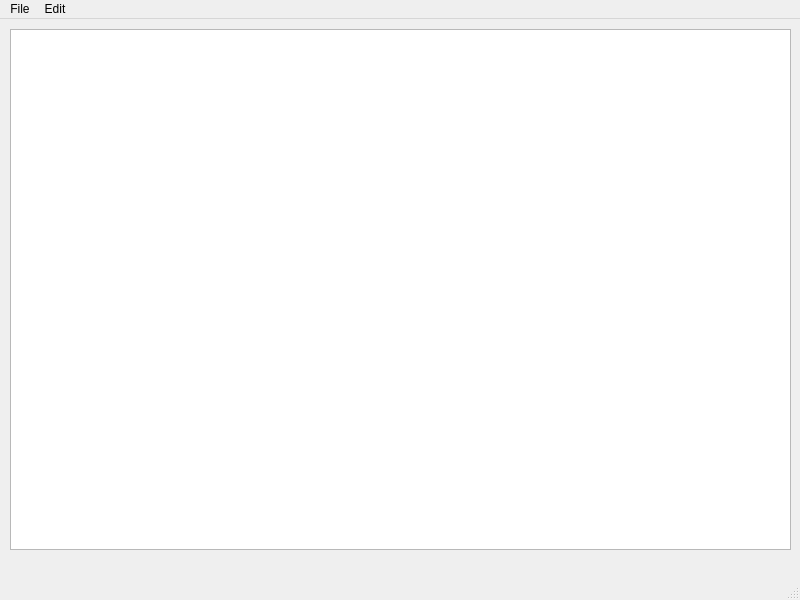
<?xml version="1.0" encoding="UTF-8"?>
<ui version="4.0">
 <class>MainWindow</class>
 <widget class="QMainWindow" name="MainWindow">
  <property name="geometry">
   <rect>
    <x>0</x>
    <y>0</y>
    <width>800</width>
    <height>600</height>
   </rect>
  </property>
  <property name="windowTitle">
   <string>MainWindow</string>
  </property>
  <widget class="QWidget" name="centralwidget">
   <widget class="QWidget" name="verticalLayoutWidget">
    <property name="geometry">
     <rect>
      <x>10</x>
      <y>10</y>
      <width>781</width>
      <height>521</height>
     </rect>
    </property>
    <layout class="QVBoxLayout" name="verticalLayout">
     <item>
      <widget class="QTextEdit" name="textEdit"/>
     </item>
    </layout>
   </widget>
  </widget>
  <widget class="QMenuBar" name="menubar">
   <property name="geometry">
    <rect>
     <x>0</x>
     <y>0</y>
     <width>800</width>
     <height>33</height>
    </rect>
   </property>
   <widget class="QMenu" name="menuFile">
    <property name="title">
     <string>File</string>
    </property>
    <addaction name="actionNew"/>
    <addaction name="actionOpen"/>
    <addaction name="actionSave_as"/>
    <addaction name="actionPrint"/>
    <addaction name="actionExit"/>
   </widget>
   <widget class="QMenu" name="menuEdit">
    <property name="title">
     <string>Edit</string>
    </property>
    <addaction name="actionCopy"/>
    <addaction name="actionPaste"/>
    <addaction name="actionCut"/>
    <addaction name="actionUndo"/>
    <addaction name="actionRedo"/>
   </widget>
   <addaction name="menuFile"/>
   <addaction name="menuEdit"/>
  </widget>
  <widget class="QStatusBar" name="statusbar"/>
  <action name="actionNew">
   <property name="icon">
    <iconset resource="Resources.qrc">
     <normaloff>:/imgs/Icons/New.bmp</normaloff>:/imgs/Icons/New.bmp</iconset>
   </property>
   <property name="text">
    <string>New</string>
   </property>
  </action>
  <action name="actionOpen">
   <property name="icon">
    <iconset resource="Resources.qrc">
     <normaloff>:/imgs/Icons/Open.bmp</normaloff>:/imgs/Icons/Open.bmp</iconset>
   </property>
   <property name="text">
    <string>Open</string>
   </property>
  </action>
  <action name="actionSave_as">
   <property name="icon">
    <iconset resource="Resources.qrc">
     <normaloff>:/imgs/Icons/Save.bmp</normaloff>:/imgs/Icons/Save.bmp</iconset>
   </property>
   <property name="text">
    <string>Save as</string>
   </property>
  </action>
  <action name="actionPrint">
   <property name="text">
    <string>Print</string>
   </property>
  </action>
  <action name="actionExit">
   <property name="text">
    <string>Exit</string>
   </property>
  </action>
  <action name="actionCopy">
   <property name="text">
    <string>Copy</string>
   </property>
  </action>
  <action name="actionPaste">
   <property name="text">
    <string>Paste</string>
   </property>
  </action>
  <action name="actionCut">
   <property name="text">
    <string>Cut</string>
   </property>
  </action>
  <action name="actionUndo">
   <property name="text">
    <string>Undo</string>
   </property>
  </action>
  <action name="actionRedo">
   <property name="text">
    <string>Redo</string>
   </property>
  </action>
 </widget>
 <resources>
  <include location="Resources.qrc"/>
 </resources>
 <connections/>
</ui>
